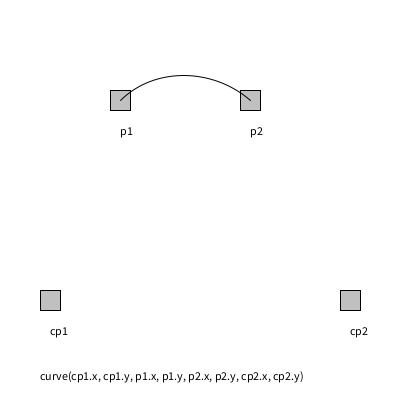
Frame 1 (no input)
Frame 60 (the mouse pressed at the canvas centre just before this capture): identical to frame 1, image omitted
Frame 120 (the mouse held since frame 60 and released just before this capture): identical to frame 1, image omitted

The Processing sketch that drew this single still picture (run headless with seeded random() and noise(); from frame 60 on, the mouse is pressed at the canvas centre):

// Processing sketch: processing_76557
// ── processing_76557.pde

Draggable cp1, cp2, p1, p2;
float pSize = 20;
ArrayList<Draggable> draggables;

void setup() {

  size(400, 400);

  draggables = new ArrayList<Draggable>();

  p1 = new Draggable(120, 100, pSize, pSize, "p1");
  draggables.add(p1);
  p2 = new Draggable(250, 100, pSize, pSize, "p2");
  draggables.add(p2);

  cp1 = new Draggable(50, 300, pSize, pSize, "cp1");
  draggables.add(cp1);
  cp2 = new Draggable(350, 300, pSize, pSize, "cp2");
  draggables.add(cp2);
  
  rectMode(CENTER);

}

void draw() {

  background(255);

  for (Draggable draggable : draggables) {
    draggable.rollOver(mouseX, mouseY);
    draggable.drag(mouseX, mouseY);
    draggable.display();
  }
  
  stroke(0);
  noFill();
  curve(cp1.x, cp1.y, p1.x, p1.y, p2.x, p2.y, cp2.x, cp2.y);
  text("curve(cp1.x, cp1.y, p1.x, p1.y, p2.x, p2.y, cp2.x, cp2.y)", 40, 380);
  
}

void mousePressed() {
  for (Draggable draggable : draggables) {
    draggable.clicked(mouseX,mouseY);
  }
}

void mouseReleased() {
  for (Draggable draggable : draggables) {
    draggable.stopDragging();
  }
}

// Click and Drag an object
// Daniel Shiffman 

// A class for a draggable thing

class Draggable {
  boolean dragging = false; // Is the object being dragged?
  boolean rollover = false; // Is the mouse over the ellipse?

  float x, y, w, h;          // Location and size
  float offsetX, offsetY; // Mouseclick offset

  String label;

  Draggable(float tempX, float tempY, float tempW, float tempH, String tempLabel) {
    x = tempX;
    y = tempY;
    w = tempW;
    h = tempH;
    offsetX = 0;
    offsetY = 0;
    label = tempLabel;
  }

  // Method to display
  void display() {
    stroke(0);
    if (dragging) fill (50);
    else if (rollover) fill(100);
    else fill(175, 200);
    rect(x, y, w, h);
    fill(0);
    text(label, x, y + pSize + 15);
  }

  // Is a point inside the rectangle (for click)?
  void clicked(int mx, int my) {
    if (mx > x - w/2 && mx < x + w/2 && my > y - h/2 && my < y + h/2) {
      dragging = true;
      // If so, keep track of relative location of click to corner of rectangle
      offsetX = x-mx;
      offsetY = y-my;
    }
  }

  // Is a point inside the rectangle (for rollover)
  void rollOver(int mx, int my) {
    if (mx > x - w/2 && mx < x + w/2 && my > y - h/2 && my < y + h/2) {
      rollover = true;
    } 
    else {
      rollover = false;
    }
  }

  // Stop dragging
  void stopDragging() {
    dragging = false;
  }

  // Drag the rectangle
  void drag(int mx, int my) {
    if (dragging) {
      x = mx + offsetX;
      y = my + offsetY;
    }
  }
}
